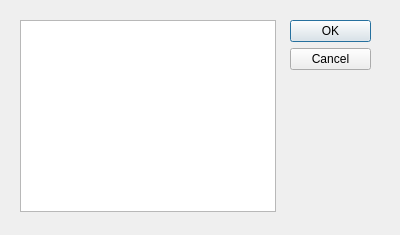
<?xml version="1.0" encoding="UTF-8"?>
<ui version="4.0">
 <class>ConnectDialog</class>
 <widget class="QDialog" name="ConnectDialog">
  <property name="geometry">
   <rect>
    <x>0</x>
    <y>0</y>
    <width>400</width>
    <height>235</height>
   </rect>
  </property>
  <property name="windowTitle">
   <string>Connect</string>
  </property>
  <widget class="QDialogButtonBox" name="buttonBox">
   <property name="geometry">
    <rect>
     <x>290</x>
     <y>20</y>
     <width>81</width>
     <height>241</height>
    </rect>
   </property>
   <property name="orientation">
    <enum>Qt::Vertical</enum>
   </property>
   <property name="standardButtons">
    <set>QDialogButtonBox::Cancel|QDialogButtonBox::Ok</set>
   </property>
  </widget>
  <widget class="QListWidget" name="listWidget">
   <property name="geometry">
    <rect>
     <x>20</x>
     <y>20</y>
     <width>256</width>
     <height>192</height>
    </rect>
   </property>
   <property name="mouseTracking">
    <bool>true</bool>
   </property>
   <property name="focusPolicy">
    <enum>Qt::ClickFocus</enum>
   </property>
  </widget>
 </widget>
 <resources/>
 <connections>
  <connection>
   <sender>buttonBox</sender>
   <signal>rejected()</signal>
   <receiver>ConnectDialog</receiver>
   <slot>reject()</slot>
   <hints>
    <hint type="sourcelabel">
     <x>316</x>
     <y>260</y>
    </hint>
    <hint type="destinationlabel">
     <x>286</x>
     <y>274</y>
    </hint>
   </hints>
  </connection>
  <connection>
   <sender>buttonBox</sender>
   <signal>accepted()</signal>
   <receiver>ConnectDialog</receiver>
   <slot>accept()</slot>
   <hints>
    <hint type="sourcelabel">
     <x>248</x>
     <y>254</y>
    </hint>
    <hint type="destinationlabel">
     <x>157</x>
     <y>274</y>
    </hint>
   </hints>
  </connection>
 </connections>
</ui>
